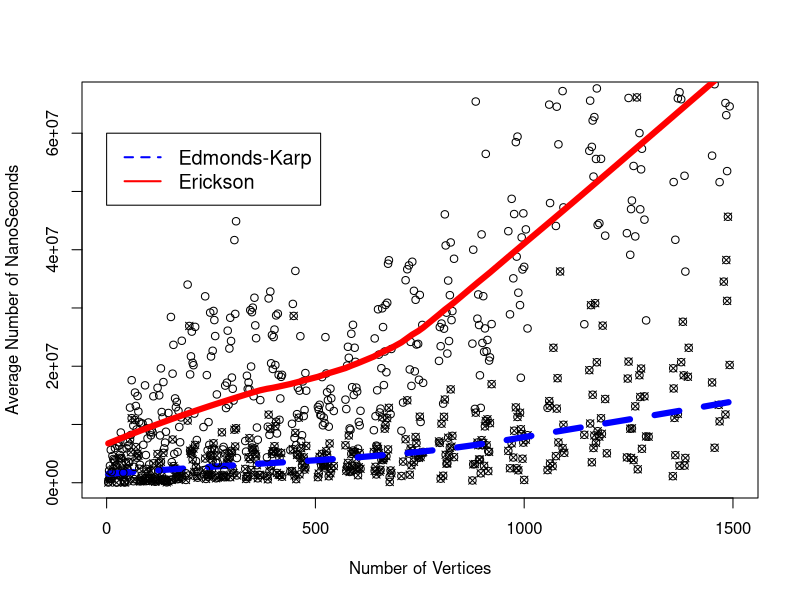

This chart was generated by the following R code:
data <- read.csv("output.txt", sep=",")
colnames(data) <- c("numVertices", "edmondsKarpTime", "ericksonTime")

topnum <- max(data$numVertices)
numVertices <- seq(1,topnum,1)
edmondsAverages <- rep(NA,topnum-1)
edmondsStd <- rep(NA,topnum-1)

ericksonAverages <- rep(NA,topnum-1)
ericksonStd <- rep(NA,topnum-1)

for (i in 1:topnum){
    edmondsAverages[i] <- mean(data[data$numVertices==i,2], na.rm=TRUE)
    edmondsStd[i] <- var(data[data$numVertices==i,2], na.rm=TRUE)^(0.5)
    print(i)
}
for (i in 1:topnum){
    ericksonAverages[i] <- mean(data[data$numVertices==i,3])
    ericksonStd[i] <- var(data[data$numVertices==i,3])^(0.5)
}

resultingData <- data.frame(numVertices, edmondsAverages, edmondsStd, ericksonAverages, ericksonStd)

numVertices <- numVertices[1:1500]
edmondsAverages <- edmondsAverages[1:1500]
ericksonAverages <- ericksonAverages[1:1500]

ekt = na.omit(cbind(numVertices, edmondsAverages))
ert = na.omit(cbind(numVertices, ericksonAverages))

plot(numVertices, edmondsAverages, pch=13, xlab="Number of Vertices", ylab="Average Number of NanoSeconds")
lines(lowess(ekt[,1],ekt[,2]), col="blue", lty=2, lwd=6)
points(numVertices, ericksonAverages)
lines(lowess(ert[,1],ert[,2]), col="red", lwd=6)
legend(0, 60000000, c("Edmonds-Karp","Erickson"), lty=c(2,1), col=c("blue", "red"), lwd=2, cex=1.2)
